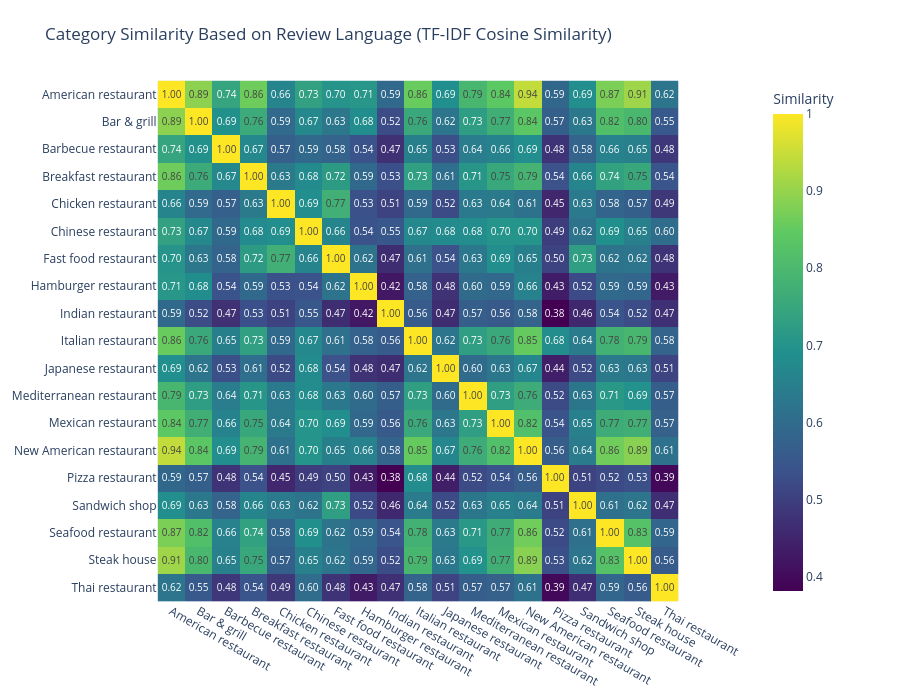

The code cell stored with this chart in its notebook:
### Markdown cell above
Now analyzing the similarity again after removing stopwords and other common words across all reviews.

### Code cell
category_reviews_cleaned1 = dataset.groupby("categoryName")["cleaned_review_body"].apply(lambda x: " ".join(x)).reset_index()
tfidf_matrix1 = vectorizer.fit_transform(category_reviews_cleaned1["cleaned_review_body"])

similarity_matrix_cleaned1 = cosine_similarity(tfidf_matrix1)

similarity_df_cleaned1 = pd.DataFrame(
    similarity_matrix_cleaned1,
    index=category_reviews_cleaned1["categoryName"],
    columns=category_reviews_cleaned1["categoryName"])

heatmap_chart(similarity_df_cleaned1,
              title="Category Similarity Based on Review Language (TF-IDF Cosine Similarity)",)

### Figure 1 — Plotly figure (JSON) as saved in the notebook; plotly's stock layout.template omitted (floating-point values rounded to 4 significant figures; data arrays with more than 128 entries replaced by an {"elided": "..."} marker saying what was removed)
{"data": [{"coloraxis": "coloraxis", "hovertemplate": "x: %{x}<br>y: %{y}<br>Similarity: %{z}<extra></extra>", "name": "0", "texttemplate": "%{z:.2f}", "type": "heatmap", "x": ["American restaurant", "Bar & grill", "Barbecue restaurant", "Breakfast restaurant", "Chicken restaurant", "Chinese restaurant", "Fast food restaurant", "Hamburger restaurant", "Indian restaurant", "Italian restaurant", "Japanese restaurant", "Mediterranean restaurant", "Mexican restaurant", "New American restaurant", "Pizza restaurant", "Sandwich shop", "Seafood restaurant", "Steak house", "Thai restaurant"], "xaxis": "x", "y": ["American restaurant", "Bar & grill", "Barbecue restaurant", "Breakfast restaurant", "Chicken restaurant", "Chinese restaurant", "Fast food restaurant", "Hamburger restaurant", "Indian restaurant", "Italian restaurant", "Japanese restaurant", "Mediterranean restaurant", "Mexican restaurant", "New American restaurant", "Pizza restaurant", "Sandwich shop", "Seafood restaurant", "Steak house", "Thai restaurant"], "yaxis": "y", "z": {"elided": "19x19 float values"}}], "layout": {"coloraxis": {"colorbar": {"title": {"text": "Similarity"}}, "colorscale": [[0, "#440154"], [0.25, "#3b528b"], [0.5, "#21908d"], [0.75, "#5dc962"], [1, "#fde725"]], "showscale": true}, "height": 700, "margin": {"b": 60, "l": 80, "r": 150, "t": 80}, "title": {"text": "Category Similarity Based on Review Language (TF-IDF Cosine Similarity)"}, "width": 900, "xaxis": {"anchor": "y", "constrain": "domain", "domain": [0, 1], "scaleanchor": "y"}, "yaxis": {"anchor": "x", "autorange": "reversed", "constrain": "domain", "domain": [0, 1]}}}
